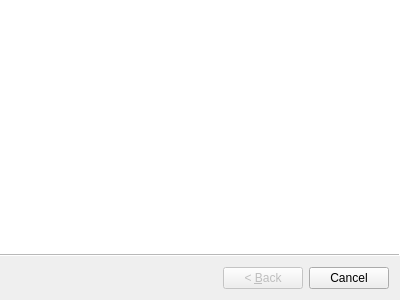
<?xml version="1.0" encoding="UTF-8"?>
<ui version="4.0">
 <class>AddGradeWizard</class>
 <widget class="QWizard" name="AddGradeWizard">
  <property name="geometry">
   <rect>
    <x>0</x>
    <y>0</y>
    <width>400</width>
    <height>300</height>
   </rect>
  </property>
  <property name="windowTitle">
   <string>添加年级向导</string>
  </property>
  <property name="wizardStyle">
   <enum>QWizard::AeroStyle</enum>
  </property>
 </widget>
 <resources/>
 <connections/>
</ui>
